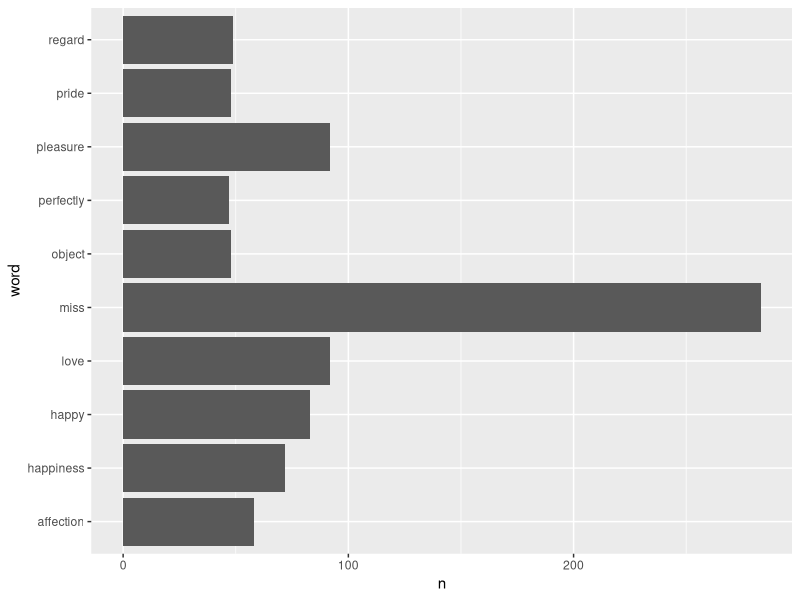
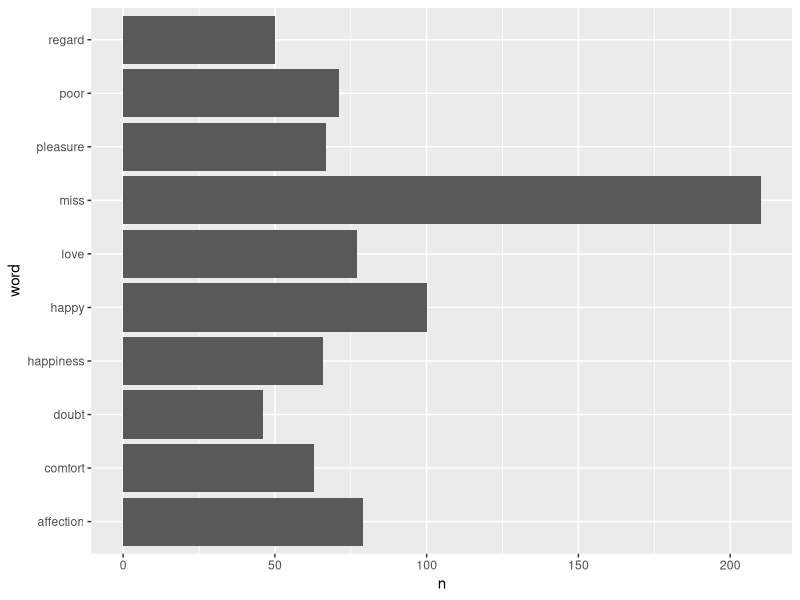

The R source for these figures, in order:
## ---- chunk 1
library(tidyverse)
library(tidytext)
library(janeaustenr)
## ---- chunk 2
austen_books <- austen_books() %>% 
  unnest_tokens(
    word, text
  )
## ---- chunk 3
austen_books %>% 
  filter(book %in% c("Pride & Prejudice", "Sense & Sensibility")) %>% 
  count(word, sort = TRUE)
## ---- chunk 4
austen_books %>% 
  filter(book %in% c("Pride & Prejudice", "Sense & Sensibility")) %>% 
  anti_join(stop_words) %>% 
  count(word, sort = TRUE)
## ---- chunk 5
sentiment_pride <- austen_books %>% 
  filter(book %in% c("Pride & Prejudice")) %>% 
  anti_join(stop_words) %>% 
  inner_join(get_sentiments("bing")) %>% 
  count(word, sort = TRUE) %>% 
  slice(1:10)
## ---- chunk 6
sentiment_sense <- austen_books %>% 
  filter(book %in% c("Sense & Sensibility")) %>% 
  anti_join(stop_words) %>% 
  inner_join(get_sentiments("bing")) %>% 
  count(word, sort = TRUE) %>% 
  slice(1:10)

## ---- chunk 7
sentiment_pride %>% 
  ggplot(aes(x = word, y = n)) +
  geom_col() +
  coord_flip()
## ---- chunk 8
sentiment_sense %>% 
  ggplot(aes(x = word, y = n)) +
  geom_col() +
  coord_flip()
